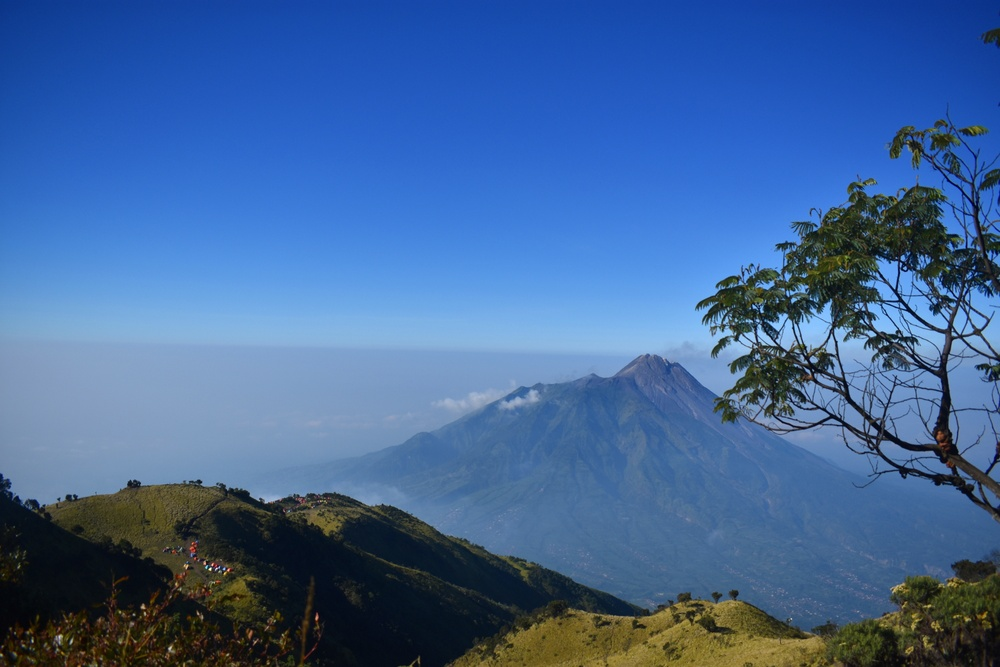
#> input picture gunung.jpg, 1000 x 667 px, shrunk from 4000 x 2667 before the run
$ python Sesi3.py
#> lines starting #> are read from the running program, lines starting #| are printed output that depends on the picture
import imageio.v2 as imageio
import numpy as np
import matplotlib.pyplot as plt
import cv2

nama_file = "gunung.jpg"

#1. membaca citra
img = imageio.imread(nama_file)
#> img is the input picture: shape (667, 1000, 3); mean R, G, B 64.8, 101.6, 153.6
print("Citra RGB    :",img.shape)
#| Citra RGB    : (667, 1000, 3)

#2. mengubah citra rgb ke gray
R = img[:,:,0]
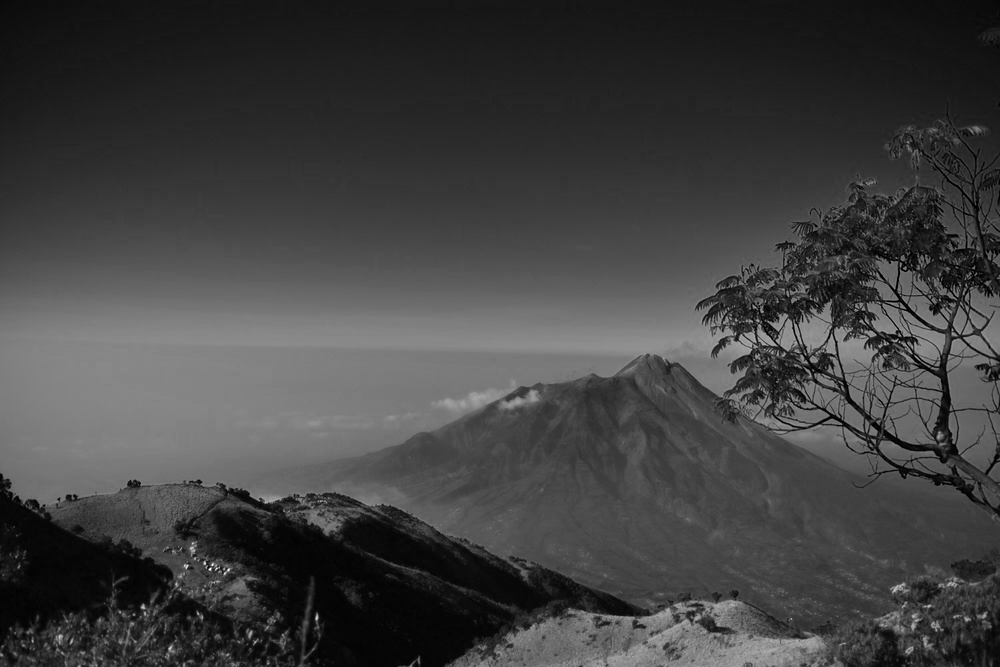
#> R: shape (667, 1000); min 0, max 255, mean 64.8
G = img[:,:,1]
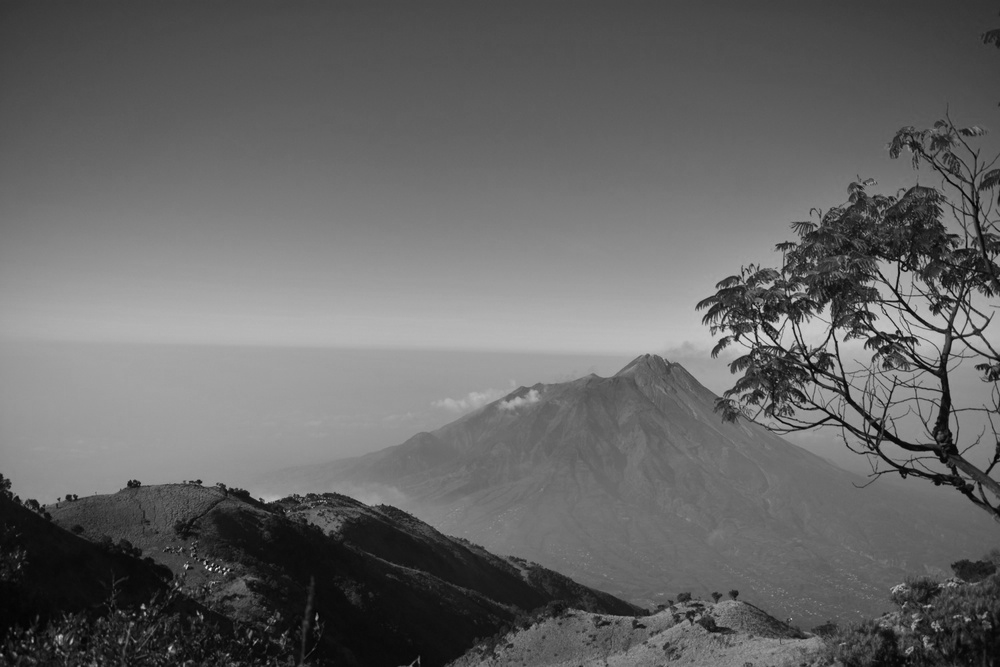
#> G: shape (667, 1000); min 0, max 255, mean 101.6
B = img[:,:,2]
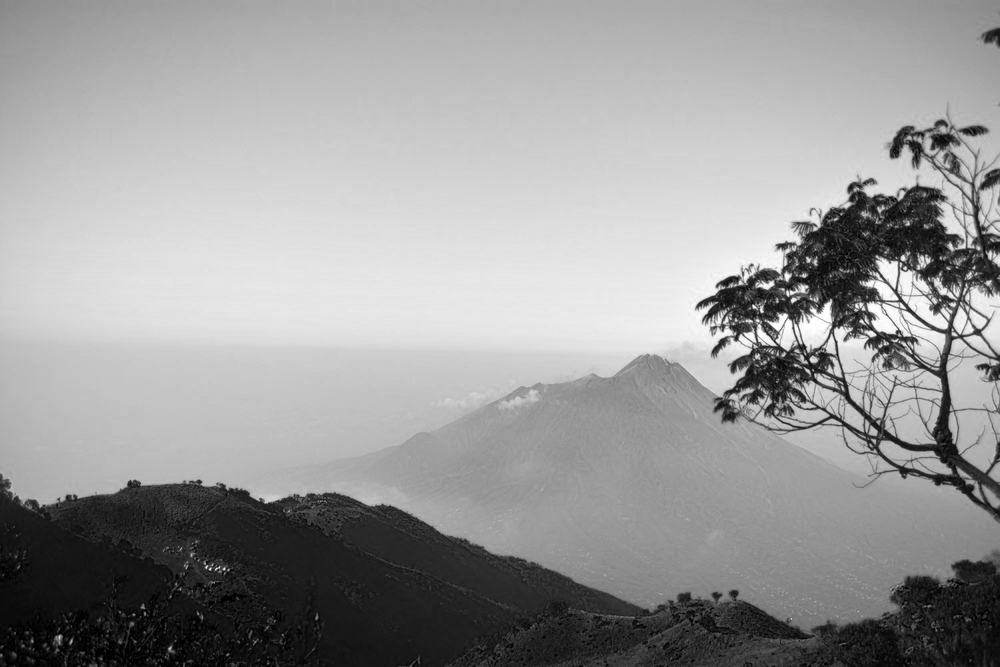
#> B: shape (667, 1000); min 0, max 255, mean 153.6

img_gray = (
    0.299 * R +
    0.587 * G +
    0.114 * B
).astype(np.uint8)

print("Citra Grayscale  :",img_gray.shape)
#| Citra Grayscale  : (667, 1000)

#3. Hitung piksel
tinggi, lebar = img_gray.shape
#> tinggi = 667; lebar = 1000
jumlah_piksel = img_gray.size
#> jumlah_piksel = 667000

print("Tinggi   :",tinggi, "Piksel")
#| Tinggi   : 667 Piksel
print("Lebar   :",lebar, "Piksel")
#| Lebar   : 1000 Piksel
print("Jumlah   :",jumlah_piksel, "Piksel")
#| Jumlah   : 667000 Piksel

#4. menghitung histogram
histogram = np.bincount(
    img_gray.flatten(),
    minlength=256
)
#> histogram = 256 values, max 9338 at index 100, min 0 at index 0, mean 2605.5

#5. menghitung intensitas
for intensitas in range(256):
    print(
        f"intensitas{intensitas: 3d} :"
        f"{histogram[intensitas]}"
    )
#> this loop made 256 passes
#| intensitas  0 :0
#| intensitas  1 :0
#| intensitas  2 :0
#| intensitas  3 :10
#| intensitas  4 :24
#| intensitas  5 :163
#| intensitas  6 :416
#| intensitas  7 :610
#> (further printed lines are left out)

#6. mencari intensitas dominan
intensitas_dominan = np.argmax(histogram)
#> intensitas_dominan = 100
jumlah_intensitas = histogram[intensitas_dominan]
#> jumlah_intensitas = 9338

print("Intensitas Dominan   :",intensitas_dominan)
#| Intensitas Dominan   : 100
print("Jumlah Intensitas    :", jumlah_intensitas)
#| Jumlah Intensitas    : 9338

#7. tampilkan gambar
plt.figure(figsize=(14,5))

plt.subplot(1,2,1)
plt.imshow(img_gray, cmap="gray")
plt.title("Citra Grayscale")


plt.subplot(1,2,2)
plt.bar(
    range(256),
    histogram,
    width=1
)

plt.ylabel("Jumlah Piksel")
plt.xlabel("Nilai Intensitas")
plt.xlim(0,255)

plt.tight_layout()
plt.show()
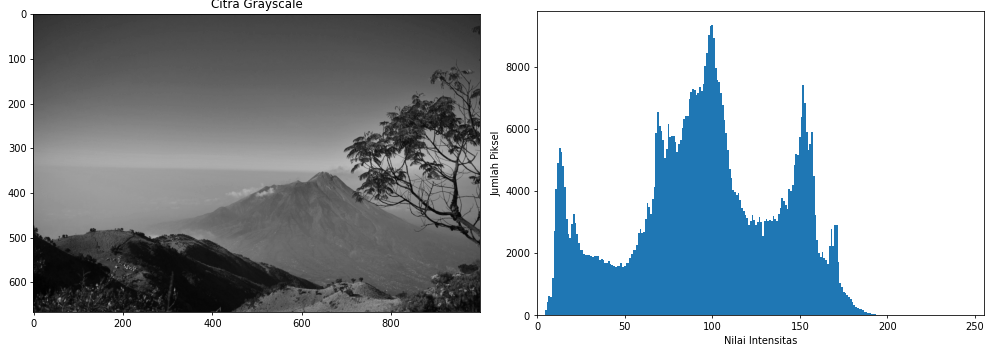
#> figure drawn by matplotlib, 2 panels; panel 2: tallest bar 9338 high, from x = 99.5 to 100.5
